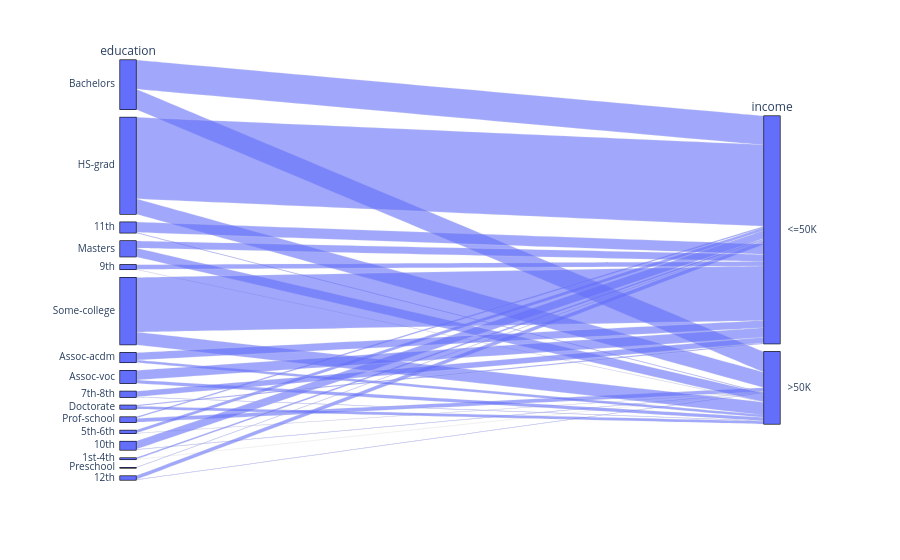

Notebook code cell kept with this figure:
### Code cell
grafico = px.parallel_categories(df_census, dimensions=['education', 'income'])
grafico.show()

### Figure 1 — Plotly figure (JSON) as saved in the notebook; plotly's stock layout.template omitted (floating-point values rounded to 4 significant figures; data arrays with more than 128 entries replaced by an {"elided": "..."} marker saying what was removed)
{"data": [{"dimensions": [{"label": "education", "values": {"elided": "32561 str values"}}, {"label": "income", "values": {"elided": "32561 str values"}}], "domain": {"x": [0, 1], "y": [0, 1]}, "name": "", "type": "parcats"}], "layout": {"legend": {"tracegroupgap": 0}, "margin": {"t": 60}}}
